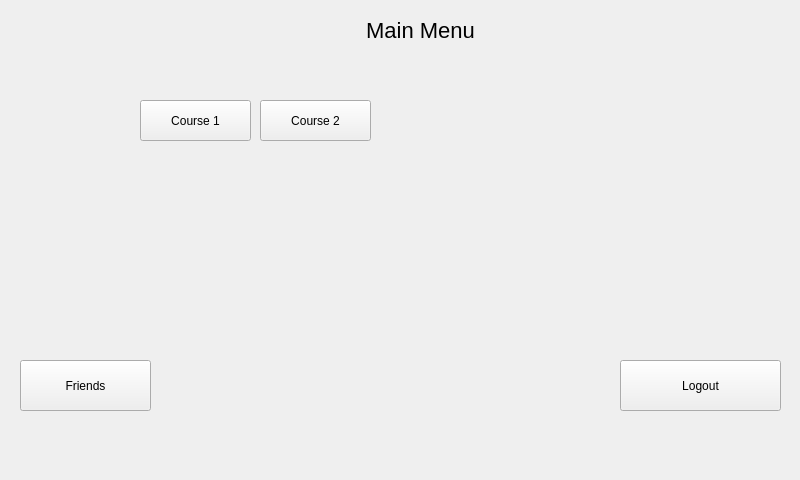
<?xml version="1.0" encoding="UTF-8"?>
<ui version="4.0">
 <class>Application</class>
 <widget class="QWidget" name="Application">
  <property name="geometry">
   <rect>
    <x>0</x>
    <y>0</y>
    <width>800</width>
    <height>480</height>
   </rect>
  </property>
  <property name="windowTitle">
   <string>Form</string>
  </property>
  <widget class="QStackedWidget" name="stackedWidget">
   <property name="geometry">
    <rect>
     <x>0</x>
     <y>0</y>
     <width>800</width>
     <height>480</height>
    </rect>
   </property>
   <widget class="QWidget" name="page_3">
    <widget class="QPushButton" name="pushButton_logout">
     <property name="geometry">
      <rect>
       <x>620</x>
       <y>360</y>
       <width>161</width>
       <height>51</height>
      </rect>
     </property>
     <property name="text">
      <string>Logout</string>
     </property>
    </widget>
    <widget class="QLabel" name="label">
     <property name="geometry">
      <rect>
       <x>260</x>
       <y>10</y>
       <width>321</width>
       <height>41</height>
      </rect>
     </property>
     <property name="styleSheet">
      <string notr="true">font-size:  22px</string>
     </property>
     <property name="text">
      <string>Main Menu</string>
     </property>
     <property name="alignment">
      <set>Qt::AlignCenter</set>
     </property>
    </widget>
    <widget class="QPushButton" name="pushButton_friends">
     <property name="geometry">
      <rect>
       <x>20</x>
       <y>360</y>
       <width>131</width>
       <height>51</height>
      </rect>
     </property>
     <property name="text">
      <string>Friends</string>
     </property>
    </widget>
    <widget class="QPushButton" name="pushButton">
     <property name="geometry">
      <rect>
       <x>140</x>
       <y>100</y>
       <width>111</width>
       <height>41</height>
      </rect>
     </property>
     <property name="text">
      <string>Course 1</string>
     </property>
    </widget>
    <widget class="QPushButton" name="pushButton_2">
     <property name="geometry">
      <rect>
       <x>260</x>
       <y>100</y>
       <width>111</width>
       <height>41</height>
      </rect>
     </property>
     <property name="text">
      <string>Course 2</string>
     </property>
    </widget>
   </widget>
   <widget class="QWidget" name="page_4">
    <widget class="QPushButton" name="pushButton_mainMenu">
     <property name="geometry">
      <rect>
       <x>670</x>
       <y>430</y>
       <width>120</width>
       <height>40</height>
      </rect>
     </property>
     <property name="text">
      <string>Main Menu</string>
     </property>
    </widget>
    <widget class="QWidget" name="layoutWidget">
     <property name="geometry">
      <rect>
       <x>240</x>
       <y>10</y>
       <width>321</width>
       <height>61</height>
      </rect>
     </property>
     <layout class="QHBoxLayout" name="horizontalLayout">
      <item>
       <widget class="QLineEdit" name="lineEdit_searchBar"/>
      </item>
      <item>
       <widget class="QPushButton" name="pushButton_addFriend">
        <property name="text">
         <string>Add friend</string>
        </property>
       </widget>
      </item>
     </layout>
    </widget>
    <widget class="QScrollArea" name="scrollArea">
     <property name="geometry">
      <rect>
       <x>20</x>
       <y>90</y>
       <width>301</width>
       <height>321</height>
      </rect>
     </property>
     <property name="widgetResizable">
      <bool>true</bool>
     </property>
     <widget class="QWidget" name="scrollContents">
      <property name="geometry">
       <rect>
        <x>0</x>
        <y>0</y>
        <width>299</width>
        <height>319</height>
       </rect>
      </property>
     </widget>
    </widget>
    <widget class="QTextEdit" name="textEdit_code">
     <property name="geometry">
      <rect>
       <x>180</x>
       <y>440</y>
       <width>250</width>
       <height>30</height>
      </rect>
     </property>
     <property name="html">
      <string>&lt;!DOCTYPE HTML PUBLIC &quot;-//W3C//DTD HTML 4.0//EN&quot; &quot;http://www.w3.org/TR/REC-html40/strict.dtd&quot;&gt;
&lt;html&gt;&lt;head&gt;&lt;meta name=&quot;qrichtext&quot; content=&quot;1&quot; /&gt;&lt;style type=&quot;text/css&quot;&gt;
p, li { white-space: pre-wrap; }
&lt;/style&gt;&lt;/head&gt;&lt;body style=&quot; font-family:'Ubuntu'; font-size:11pt; font-weight:400; font-style:normal;&quot;&gt;
&lt;p style=&quot;-qt-paragraph-type:empty; margin-top:0px; margin-bottom:0px; margin-left:0px; margin-right:0px; -qt-block-indent:0; text-indent:0px;&quot;&gt;&lt;br /&gt;&lt;/p&gt;&lt;/body&gt;&lt;/html&gt;</string>
     </property>
    </widget>
    <widget class="QPushButton" name="pushButton_GenInvCode">
     <property name="geometry">
      <rect>
       <x>10</x>
       <y>430</y>
       <width>160</width>
       <height>40</height>
      </rect>
     </property>
     <property name="text">
      <string>Generate invite code</string>
     </property>
    </widget>
   </widget>
  </widget>
 </widget>
 <resources/>
 <connections/>
</ui>
